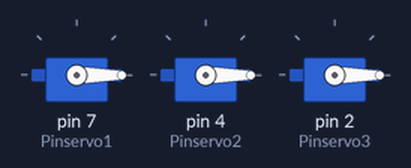
A sketch run on a simulated Arduino Uno, built with avr-gcc and run on an emulated ATmega328P. On the bench: 3 × servo.

Above: at 0.05 s.
At 4.0 s:
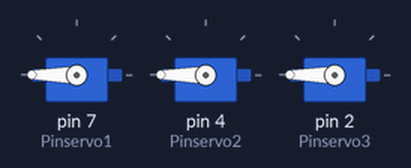
Timing chart, 0 to 5.2 s (numbered marks = the images above):
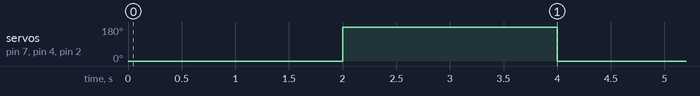

Measured:
- by itself, servo on pin 7 (Pinservo1), servo on pin 4 (Pinservo2), servo on pin 2 (Pinservo3): alternates 180° for 2.0 s and 0° for 2.0 s

The sketch:

Prueba_Servo_Digital.ino
```cpp
 # include <Servo.h>

Servo servo1;
Servo servo2;
Servo servo3;

int Pinservo1 = 7;
int Pinservo2 = 4;
int Pinservo3 = 2;
int pulsomin = 600;
int pulsomax = 2400;

void setup (){
  servo1.attach(Pinservo1, pulsomin, pulsomax);
  servo2.attach(Pinservo2, pulsomin, pulsomax);
  servo3.attach(Pinservo3, pulsomin, pulsomax);
}

void loop(){
  servo1.write(0);
  servo2.write(0);
  servo3.write(0);
  delay(2000);
  servo1.write(180);
  servo2.write(180);
  servo3.write(180);
  delay(2000);
}
```
